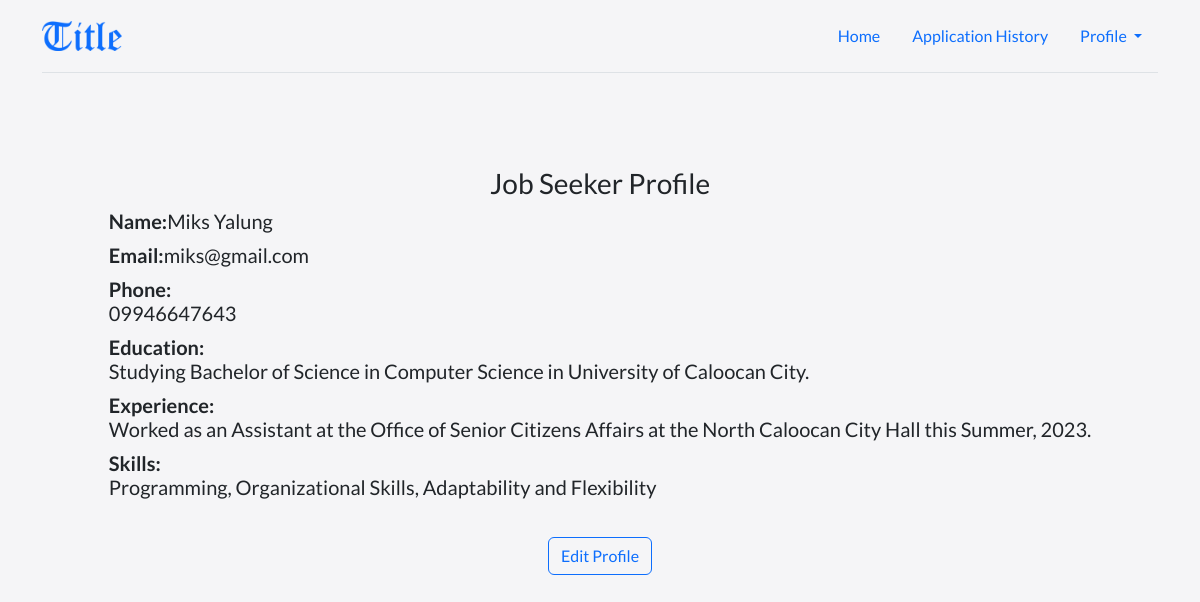
Screenshot of /title/jb_profile.php (signed in) with the database file from the repository.
### tables this page shows
CREATE TABLE `tbl_jobseekers` (
  `id` int(11) NOT NULL,
  `name` varchar(255) NOT NULL,
  `email` varchar(255) NOT NULL,
  `password` varchar(16) NOT NULL,
  `phone` varchar(11) NOT NULL,
  `bday` date NOT NULL,
  `education` text NOT NULL,
  `experience` text NOT NULL,
  `skills` text NOT NULL
);

### title/jb_profile.php (the view, shortened to what this page needs)
<?php
    include 'connection.php';
    $jbid = $_SESSION['jbid'];
    $sql = "SELECT name, email, phone, education, experience, skills FROM tbl_jobseekers WHERE id = ?";
    $stmt = $conn->prepare($sql);
    $stmt->bind_param("s", $jbid);
    $stmt->execute();
    $stmt->bind_result($name, $email, $phone, $education, $experience, $skills);
    if ($stmt->fetch()) {
?>
<!DOCTYPE html>
<html lang="en" data-bs-theme="auto">
    <head>
        <link rel="stylesheet" href="https://cdn.jsdelivr.net/npm/@docsearch/css@3">
        <link href="../title/assets/dist/css/bootstrap.min.css" rel="stylesheet">
    </head>
    <body>
        <main>
            <div class="container">
                <header class="d-flex flex-wrap align-items-center justify-content-center justify-content-md-between py-3 mb-4 border-bottom">
                <img class="bi me-2" src="../title/title-img/sec-logo.png" width="80" height="30" role="img" aria-label="Title"></img>
                <div class="d-flex justify-content-between align-items-center">
                    <ul class="nav">
                        <li class="nav-item">
                            <a class="nav-link active" href="jb_home.php">Home</a>
                        </li>
                        <li class="nav-item">
                            <a class="nav-link" href="jb_applicationhistory.php">Application History</a>
                        </li>
                        <li class="nav-item dropdown">
                            <a class="nav-link dropdown-toggle" href="jb_profile.php" role="button" data-bs-toggle="dropdown" aria-expanded="false">
                                Profile
                            </a>
                        </li>
                  </div>
                </header>
            </div>
        </main>
        <div class="profile-container">
            <h3 style="text-align: center">Job Seeker Profile</h3>
            <div class="profile-info">
                <h5><b>Name:</b><?php echo $name; ?></h5>
            </div>
            <div class="profile-info">
                <h5><b>Email:</b><?php echo $email; ?></h5>
            </div>
            <div class="profile-info">
                <h5><b>Phone:</b><br><?php echo $phone; ?></h5>
            </div>
            <div class="profile-info">
                <h5><b>Education:</b><br><?php echo $education; ?></h5>
            </div>
            <div class="profile-info">
                <h5><b>Experience:</b><br><?php echo $experience; ?></h5>
            </div>
            <div class="profile-info">
                <h5><b>Skills:</b><br><?php echo $skills; ?></h5>
            </div>
        </div>
        <?php
            } else {
                echo "Job seeker profile not found.";
            }
        ?>
        <div class="content-wrapper my-2">
            <button type="button" class="btn btn-outline-primary" onclick="window.location.href='jb_editprofile.php?update=true&id=<?php echo $jbid; ?>'">Edit Profile</button>
        </div>
    </body>
</html>

### title/jb_profile.php (style rules this page uses)
body { background-color: #f5f5f7; font-family: 'Lato', sans-serif; font-weight: 400; line-height: 1.5; text-align: center; }
.profile-container { display: inline-block; text-align: left; padding: 20px; border-radius: 10px; margin-top: 50px; }
.profile-info { margin-bottom: 10px; }
.bi { vertical-align: -.125em; fill: currentColor; }

### rows the page displays
tbl_jobseekers: name "Miks Yalung", email "miks@gmail.com", phone "09946647643", education "Studying Bachelor of Science in Computer Science in University of Caloocan City.", experience "Worked as an Assistant at the Office of Senior Citizens Affairs at the North Caloocan City Hall this Summer, 2023.", skills "Programming, Organizational Skills, Adaptability and Flexibility"
